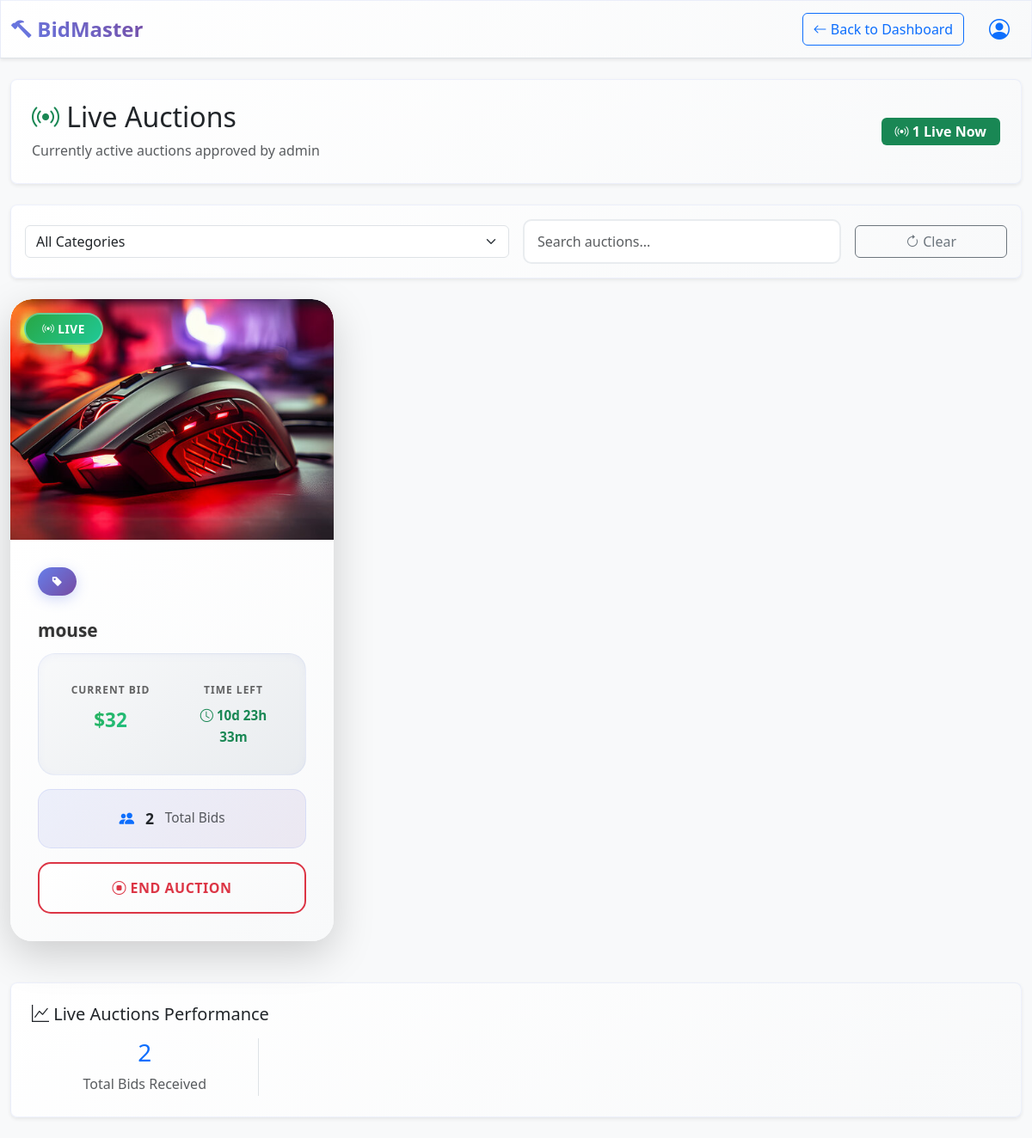
Page /live/1 on the committed database.
### accounts/models.py (models this page shows, shortened)
class Products (models.Model):
    product_id=models.AutoField(primary_key=True)
    product_name=models.CharField(max_length=50,default='')
    product_category=models.CharField(max_length=50,default='')
    product_desc=models.CharField(max_length=1000,default='')
    product_pub_date=models.DateField(default=date.today)
    product_end_date=models.DateField(default=ten_days_later)
    product_image=models.ImageField(upload_to='auctions/images',default='')
    product_start_price= models.IntegerField(default=0)
    product_current_price= models.IntegerField(default=0)
    product_end_price=models.IntegerField(default=0)
    product_mid_price=models.IntegerField(default=0)
    product_owner=models.IntegerField(default=0)
    product_winner=models.CharField(default=-1)
    product_winner_id=models.IntegerField(default=-1)
    product_bidders=models.CharField(max_length=200,default='')
    product_status=models.CharField(max_length=50,default='pending')
    product_bids_count=models.IntegerField(default=0)

### accounts/views.py (the view)
# urls.py: path('live/<int:member_id>', views.live,name='live'),
def live(request,member_id):
    records= Products.objects.filter(product_owner=member_id,product_status='live')
    total=[]
    for record in records:
        total.append(record.product_bids_count)
    if len(records)>0:
        bids=sum(total)
        good=True
    else:
        bids=0
        good=False
    return render(request,'accounts/live-auctions.html',{'records':records,'id':member_id,'good':good,'items':len(records),'bids':bids})

### accounts/templates/accounts/live-auctions.html (shortened to what this page needs)
<!DOCTYPE html>
<html lang="en">
<head>
    <link href="https://cdn.jsdelivr.net/npm/bootstrap@5.3.0/dist/css/bootstrap.min.css" rel="stylesheet">
    <link href="https://cdn.jsdelivr.net/npm/bootstrap-icons@1.10.0/font/bootstrap-icons.css" rel="stylesheet">
    <link rel="stylesheet" href="../static/css/style.css">
</head>
<body class="bg-light">
    <nav class="navbar navbar-expand-lg navbar-light bg-white border-bottom shadow-sm">
        <div class="container-fluid">
            <a class="navbar-brand" href="/decision/{{id}}">
                <i class="bi bi-hammer text-primary"></i>
                <span class="fw-bold">BidMaster</span>
            </a>
            <div class="d-flex align-items-center gap-3">
                <a href="/decision/{{id}}" class="btn btn-outline-primary">
                    <i class="bi bi-arrow-left"></i> Back to Dashboard
                </a>
                <div class="dropdown">
                    <button class="btn btn-link" type="button" data-bs-toggle="dropdown">
                        <i class="bi bi-person-circle fs-4"></i>
                    </button>
                </div>
            </div>
        </div>
    </nav>
    <div class="container-fluid py-4">
        <div class="row mb-4">
            <div class="col-12">
                <div class="page-header bg-white p-4 rounded-3 shadow-sm">
                    <div class="row align-items-center">
                        <div class="col-md-8">
                            <h1 class="h2 mb-2">
                                <i class="bi bi-broadcast text-success"></i>
                                Live Auctions
                            </h1>
                            <p class="text-muted mb-0">Currently active auctions approved by admin</p>
                        </div>
                        <div class="col-md-4 text-md-end">
                            <span class="badge bg-success fs-6 px-3 py-2">
                                <i class="bi bi-broadcast"></i> {{items}} Live Now
                            </span>
                        </div>
                    </div>
                </div>
            </div>
        </div>
        <div class="row mb-4">
            <div class="col-12">
                <div class="bg-white p-3 rounded-3 shadow-sm">
                    <div class="row g-3 align-items-center">
                        <div class="col-md-6">
                            <select id="categoryFilter" class="form-select">
                                <option value="">All Categories</option>
                            </select>
                        </div>
                        <div class="col-md-4">
                            <input id="searchFilter" type="search" class="form-control" placeholder="Search auctions...">
                        </div>
                        <div class="col-md-2">
                            <button id="clearFilters" class="btn btn-outline-secondary w-100">
                                <i class="bi bi-arrow-clockwise"></i> Clear
                            </button>
                        </div>
                    </div>
                </div>
            </div>
        </div>
        <div id="auctionCardsContainer" class="row g-4">
            {% if good %}
            {% for item in records %}
            <div class="col-lg-4 col-md-6">
                <div class="card auction-card border-0 shadow-lg h-100">
                    <div class="position-relative auction-image-container">
                        <img src="{{item.product_image.url}}" class="card-img-top auction-image" alt="{{item.product_name}}" style="height: 280px; object-fit: cover;">
                        <div class="position-absolute top-0 start-0 m-3">
                            <span class="badge bg-success live-badge pulsing">
                                <i class="bi bi-broadcast"></i> LIVE
                            </span>
                        </div>
                    </div>
                    <div class="card-body auction-card-body">
                        <div class="auction-category mb-2">
                            <i class="bi bi-tag-fill"></i> {{item.category}}
                        </div>
                        <h5 class="card-title auction-title">{{item.product_name}}</h5>
                        <div class="auction-stats-container mb-3">
                            <div class="row">
                                <div class="col-6">
                                    <div class="stat-box current-bid">
                                        <small class="stat-label">Current Bid</small>
                                        <div class="stat-value text-success">${{item.product_current_price}}</div>
                                    </div>
                                </div>
                                <div class="col-6">
                                    <div class="stat-box time-left">
                                        <small class="stat-label">Time Left</small>
                                        <div class="countdown-timer stat-value text-danger"
                                             data-end-date="{{item.product_end_date}}"
                                             id="countdown-{{item.product_id}}">
                                            <span class="countdown-display">Loading...</span>
                                        </div>
                                    </div>
                                </div>
                            </div>
                        </div>
                        <div class="auction-footer-stats mb-3">
                            <div class="bid-info">
                                <i class="bi bi-people-fill text-primary"></i>
                                <span class="fw-bold">{{item.product_bids_count}}</span>
                                <small class="text-muted">Total Bids</small>
                            </div>
                        </div>
                        <div class="d-grid gap-2">
                            <a href="/delete/{{id}}/{{item.product_id}}/'false'" class="btn btn-outline-danger btn-auction-action">
                                <i class="bi bi-stop-circle"></i> End Auction
                            </a>
                        </div>
                    </div>
                </div>
            </div>
            {% endfor %}
            </div>
            {% else %}
            <h3>No live products!</h3>
            {% endif %}
        <div class="row mt-5">
            <div class="col-12">
                <div class="bg-white p-4 rounded-3 shadow-sm">
                    <h5 class="mb-3">
                        <i class="bi bi-graph-up"></i> Live Auctions Performance
                    </h5>
                    <div class="row text-center">
                        <div class="col-md-3">
                            <div class="border-end">
                                <h3 class="text-primary">{{bids}}</h3>
                                <p class="text-muted mb-0">Total Bids Received</p>
                            </div>
                        </div>
                    </div>
                </div>
            </div>
        </div>
</body>
</html>

### accounts/static/accounts/style.css (style rules this page uses)
:root { --primary-color: #007bff; --secondary-color: #6c757d; --success-color: #28a745; --warning-color: #ffc107; --danger-color: #dc3545; --dark-color: #343a40; }
body { font-family: 'Segoe UI', Tahoma, Geneva, Verdana, sans-serif; line-height: 1.6; }
.navbar-brand { font-weight: bold; font-size: 1.5rem; background: linear-gradient(45deg, #667eea, #764ba2); -webkit-background-clip: text; -webkit-text-fill-color: transparent; background-clip: text; transition: all 0.3s ease; }
.navbar { box-shadow: 0 4px 20px rgba(0,0,0,.08); backdrop-filter: blur(10px); background: rgba(255, 255, 255, 0.95) !important; transition: all 0.3s ease; border-bottom: 1px solid rgba(0,0,0,.05); }
.auction-card { transition: transform 0.3s ease-in-out, box-shadow 0.3s ease-in-out; border: none; border-radius: 15px; overflow: hidden; }
.auction-card img { height: 200px; object-fit: cover; }
.form-control { border-radius: 10px; border: 2px solid #e9ecef; padding: 12px 15px; transition: border-color 0.3s ease; }

### accounts/templates/accounts/live-auctions.html (style rules this page uses)
.auction-card { border-radius: 25px; overflow: hidden; transition: all 0.4s cubic-bezier(0.25, 0.46, 0.45, 0.94); background: linear-gradient(145deg, #ffffff, #f8f9fa); border: 1px solid rgba(102, 126, 234, 0.1); position: relative; }
.auction-card::before { content: ''; position: absolute; top: 0; left: 0; right: 0; bottom: 0; background: linear-gradient(135deg, rgba(102, 126, 234, 0.02), rgba(118, 75, 162, 0.02)); opacity: 0; transition: opacity 0.3s ease; pointer-events: none; z-index: 1; }
.auction-image-container { overflow: hidden; border-radius: 25px 25px 0 0; position: relative; height: 280px; }
.auction-image { transition: all 0.6s ease; border-radius: 25px 25px 0 0; width: 100%; height: 100%; object-fit: cover; }
.live-badge { background: linear-gradient(135deg, #28a745, #20c997) !important; border-radius: 25px; padding: 0.6rem 1.2rem; font-size: 0.85rem; font-weight: 700; letter-spacing: 0.5px; box-shadow: 0 6px 20px rgba(40, 167, 69, 0.4); border: 2px solid rgba(255, 255, 255, 0.3); backdrop-filter: blur(10px); }
.pulsing { animation: pulse-glow 2s infinite; }
.auction-card-body { padding: 2rem; background: linear-gradient(145deg, #ffffff, #f8f9fa); position: relative; z-index: 2; }
.auction-category { background: linear-gradient(135deg, #667eea, #764ba2); color: white; padding: 0.4rem 1rem; border-radius: 20px; font-size: 0.8rem; font-weight: 700; display: inline-block; letter-spacing: 0.5px; box-shadow: 0 4px 15px rgba(102, 126, 234, 0.3); }
.auction-title { color: #333; font-weight: 800; font-size: 1.3rem; margin: 1.2rem 0 0.8rem 0; line-height: 1.3; text-shadow: 0 1px 3px rgba(0,0,0,0.1); }
.auction-stats-container { background: linear-gradient(145deg, #f8f9fa, #e9ecef); border-radius: 20px; padding: 1.5rem; border: 1px solid rgba(102, 126, 234, 0.1); box-shadow: inset 0 2px 10px rgba(102, 126, 234, 0.05); }
.stat-box { text-align: center; padding: 0.5rem; }
.stat-label { color: rgba(0, 0, 0, 0.6); font-weight: 700; font-size: 0.75rem; text-transform: uppercase; letter-spacing: 1px; display: block; margin-bottom: 0.5rem; }
.stat-value { font-weight: 800; font-size: 1.2rem; display: block; }
.current-bid .stat-value { background: linear-gradient(135deg, #28a745, #20c997); -webkit-background-clip: text; background-clip: text; -webkit-text-fill-color: transparent; font-size: 1.4rem; }
.auction-footer-stats { display: flex; align-items: center; justify-content: center; padding: 1.2rem; background: linear-gradient(135deg, rgba(102, 126, 234, 0.1), rgba(118, 75, 162, 0.1)); border-radius: 15px; border: 1px solid rgba(102, 126, 234, 0.15); }
.bid-info { display: flex; align-items: center; gap: 0.8rem; font-size: 1.1rem; }
.btn-auction-action { border-radius: 15px; padding: 1rem 1.8rem; font-weight: 700; transition: all 0.3s ease; border: 2px solid #dc3545; background: linear-gradient(145deg, #ffffff, #f8f9fa); font-size: 1rem; text-transform: uppercase; letter-spacing: 0.5px; }
.countdown-timer { font-size: 0.95em; transition: color 0.3s ease; }
.countdown-timer .countdown-display { display: inline-block; font-weight: 700; }
.badge { transition: all 0.3s ease; }
.bg-white { background: linear-gradient(145deg, #ffffff, #f8f9fa) !important; border: 1px solid rgba(102, 126, 234, 0.1); }

### rows in the picture
Products: product_image (picture), product_name "mouse", product_current_price "32", product_bids_count "2"

### other values in the picture
{{ items }} "1"
{{ bids }} "2"
